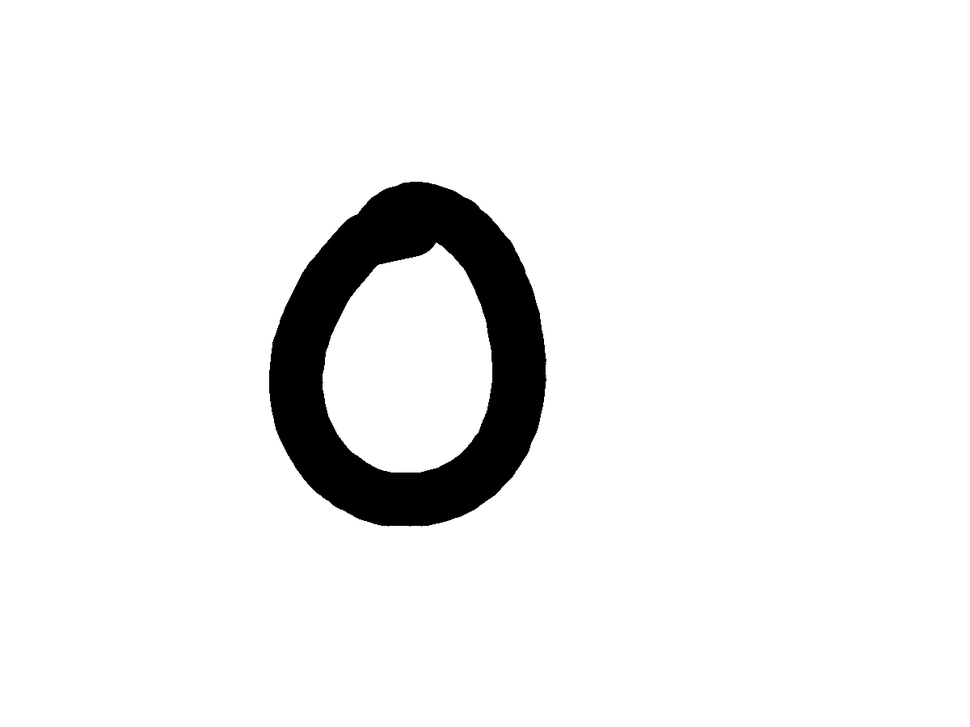
#> input picture Data/training_preprocess/0/img001-031.png, 970 x 727 px, shrunk from 1200 x 900 before the run; its folder holds only this picture in this run
$ python preprocess.py
#> lines starting #> are read from the running program, lines starting #| are printed output that depends on the picture; after the words box and inside, x2 and y2 are one past the last pixel; in counts of white or black regions, pixels touching at a corner belong together
import os
from PIL import Image
import numpy as np

def get_and_preprocess(path):
	im = Image.open(path)
#> im is the input picture: PIL image 970x727 RGB; min 0, max 255, mean 239.1
	im_g = im.convert('L')
	im_g_a = np.asarray(im_g)
	mask = im_g_a < 255
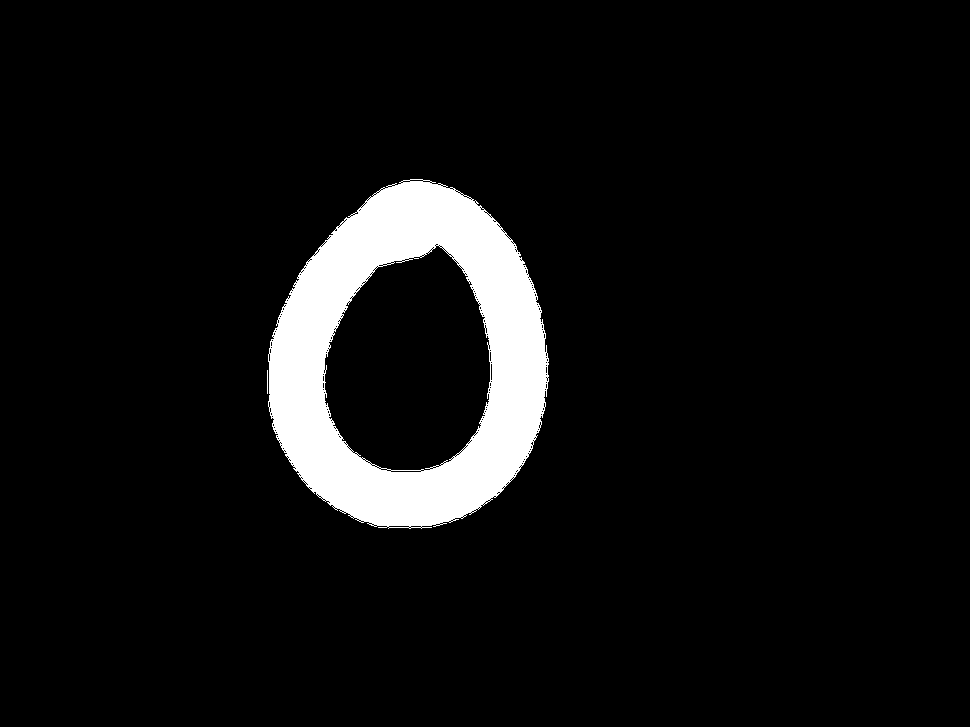
#> mask: shape (727, 970) bool; 6.6% white; 2 white regions, box (x1, y1, x2, y2) and area: (268, 179, 549, 529) 46482, (267, 370, 268, 394) 24
	coords = np.argwhere(mask)
#> coords = 46506 pairs, first value 179 to 528, second value 267 to 548
	y0,x0 = coords.min(axis=0)
#> y0 = 179; x0 = 267
	y1,x1 = coords.max(axis=0)
#> y1 = 528; x1 = 548

	len_x = (x1-x0)
#> len_x = 281
	len_y = (y1-y0)
#> len_y = 349

	center = ( x0 + len_x/2 , y0 + len_y/2 )
#> center = (407.5, 353.5)

	if( len_x > len_y ):
		im_crop = im.crop( (x0, center[1] - (len_x/2) , x1 , center[1] + (len_x/2) ) )
	else:
		im_crop = im.crop( ( center[0] - (len_y/2), y0, center[0] + (len_y/2), y1 ) )
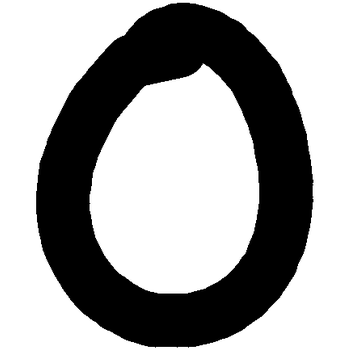
#> im_crop: PIL image 349x349 RGB; min 0, max 255, mean 162.9

	return im_crop


path = "Data/training_preprocess/"
new_path = "Data/training/"

folders = os.listdir(path)
# print (folders)

for folder in folders:
	if not os.path.exists(new_path+folder):
    		os.makedirs(new_path+folder)

	files = os.listdir(path + folder)

	for file in files:
		img_path = path + folder + "/" + file
		# print (img_path)

		im = get_and_preprocess(img_path)

		im.save(new_path + folder + "/" + file)
#> pass 2 of the loop `for folder in folders:`:
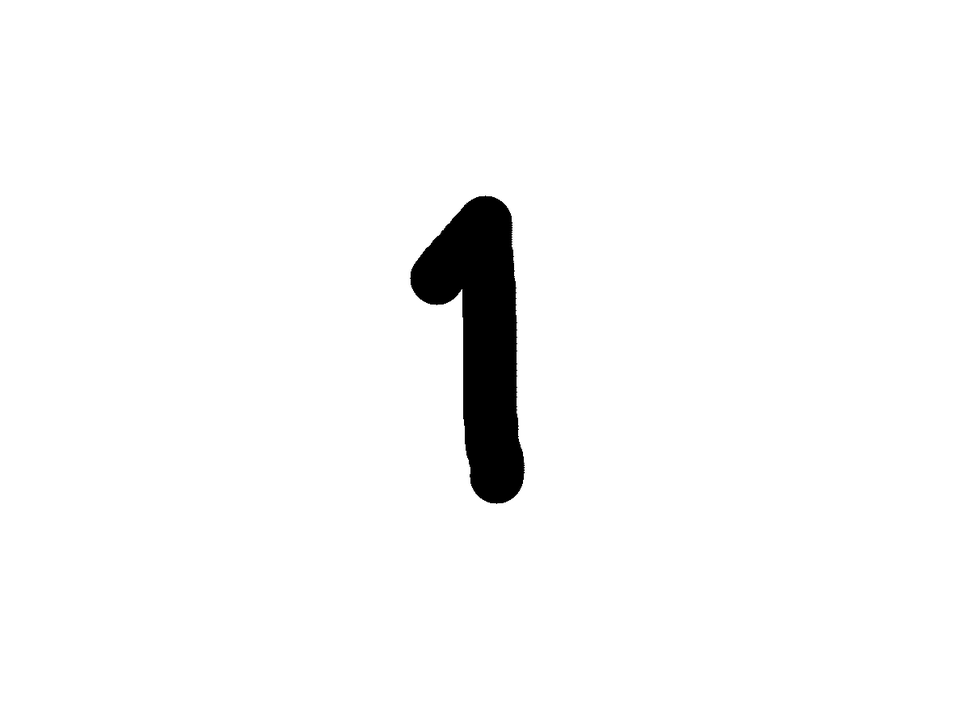
#> input picture Data/training_preprocess/1/img002-019.png, 970 x 727 px, shrunk from 1200 x 900 before the run
#> in get_and_preprocess, im is the input picture: PIL image 970x727 RGB; min 0, max 255, mean 248.2
#> in get_and_preprocess (call 2), `mask = im_g_a < 255`:
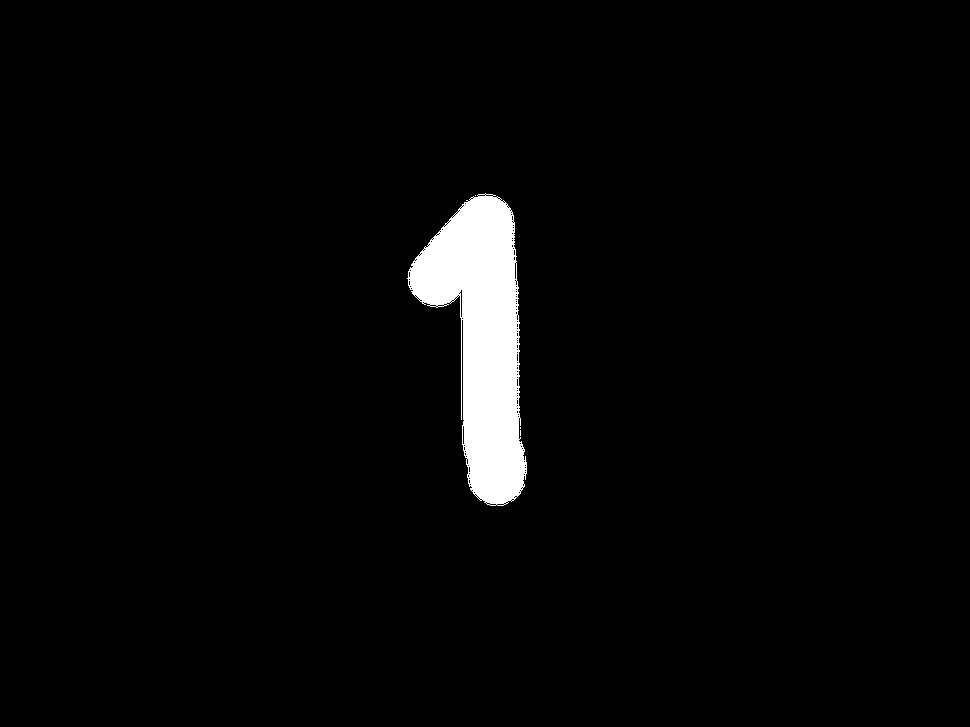
#> mask: shape (727, 970) bool; 2.9% white; 4 white regions (3 under 20 px), largest, box (x1, y1, x2, y2) and area: (407, 193, 527, 506) 20184
#> coords = 20193 pairs, first value 193 to 505, second value 407 to 526
#> y0 = 193; x0 = 407
#> y1 = 505; x1 = 526
#> len_x = 119
#> len_y = 312
#> center = (466.5, 349)
#> in get_and_preprocess (call 2), `im_crop = im.crop( ( center[0] - (len_y/2), y0, center[0] + (len_y/2),..`:
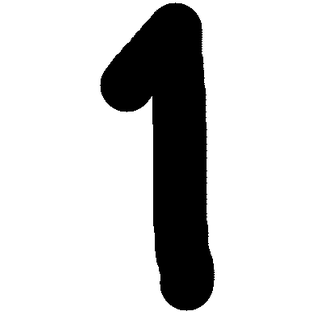
#> im_crop: PIL image 312x312 RGB; min 0, max 255, mean 205.4
